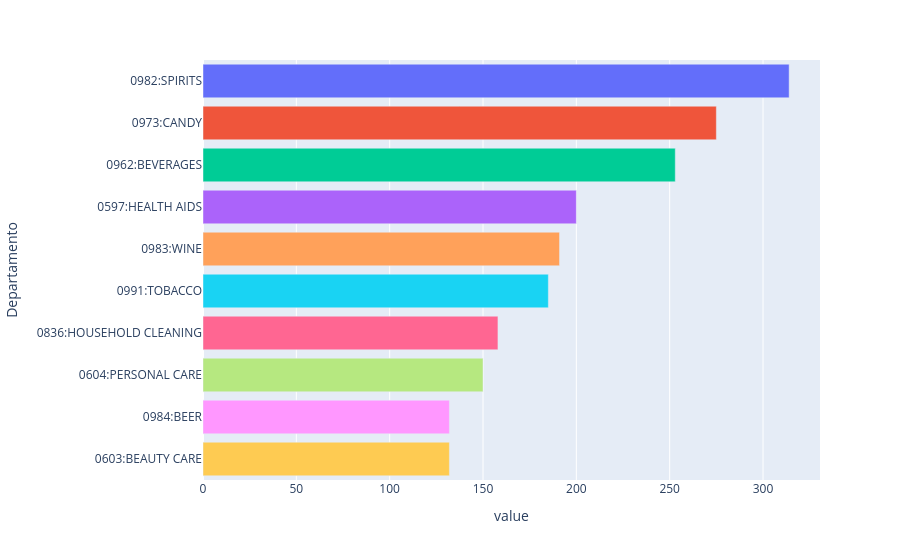

Notebook code for this chart:
### Markdown cell above
### Mostrar somente o top 10

### Code cell
contagem_por_departamento_top10 = df_eda.value_counts('Departamento').head(10).sort_values(ascending=False) # type: ignore

fig_volume_transacoes_top10 = px.bar(contagem_por_departamento_top10, color=contagem_por_departamento_top10.index, orientation='h')
fig_volume_transacoes_top10.update_layout(showlegend=False)
fig_volume_transacoes_top10.update_yaxes(autorange='reversed')
fig_volume_transacoes_top10.show()

### Figure 1 — Plotly figure (JSON) as saved in the notebook; plotly's stock layout.template omitted (floating-point values rounded to 4 significant figures)
{"data": [{"hovertemplate": "color=0982:SPIRITS<br>value=%{x}<br>Departamento=%{y}<extra></extra>", "legendgroup": "0982:SPIRITS", "marker": {"color": "#636efa", "pattern": {"shape": ""}}, "name": "0982:SPIRITS", "orientation": "h", "showlegend": true, "textposition": "auto", "type": "bar", "x": [314], "xaxis": "x", "y": ["0982:SPIRITS"], "yaxis": "y"}, {"hovertemplate": "color=0973:CANDY<br>value=%{x}<br>Departamento=%{y}<extra></extra>", "legendgroup": "0973:CANDY", "marker": {"color": "#EF553B", "pattern": {"shape": ""}}, "name": "0973:CANDY", "orientation": "h", "showlegend": true, "textposition": "auto", "type": "bar", "x": [275], "xaxis": "x", "y": ["0973:CANDY"], "yaxis": "y"}, {"hovertemplate": "color=0962:BEVERAGES<br>value=%{x}<br>Departamento=%{y}<extra></extra>", "legendgroup": "0962:BEVERAGES", "marker": {"color": "#00cc96", "pattern": {"shape": ""}}, "name": "0962:BEVERAGES", "orientation": "h", "showlegend": true, "textposition": "auto", "type": "bar", "x": [253], "xaxis": "x", "y": ["0962:BEVERAGES"], "yaxis": "y"}, {"hovertemplate": "color=0597:HEALTH AIDS<br>value=%{x}<br>Departamento=%{y}<extra></extra>", "legendgroup": "0597:HEALTH AIDS", "marker": {"color": "#ab63fa", "pattern": {"shape": ""}}, "name": "0597:HEALTH AIDS", "orientation": "h", "showlegend": true, "textposition": "auto", "type": "bar", "x": [200], "xaxis": "x", "y": ["0597:HEALTH AIDS"], "yaxis": "y"}, {"hovertemplate": "color=0983:WINE<br>value=%{x}<br>Departamento=%{y}<extra></extra>", "legendgroup": "0983:WINE", "marker": {"color": "#FFA15A", "pattern": {"shape": ""}}, "name": "0983:WINE", "orientation": "h", "showlegend": true, "textposition": "auto", "type": "bar", "x": [191], "xaxis": "x", "y": ["0983:WINE"], "yaxis": "y"}, {"hovertemplate": "color=0991:TOBACCO<br>value=%{x}<br>Departamento=%{y}<extra></extra>", "legendgroup": "0991:TOBACCO", "marker": {"color": "#19d3f3", "pattern": {"shape": ""}}, "name": "0991:TOBACCO", "orientation": "h", "showlegend": true, "textposition": "auto", "type": "bar", "x": [185], "xaxis": "x", "y": ["0991:TOBACCO"], "yaxis": "y"}, {"hovertemplate": "color=0836:HOUSEHOLD CLEANING<br>value=%{x}<br>Departamento=%{y}<extra></extra>", "legendgroup": "0836:HOUSEHOLD CLEANING", "marker": {"color": "#FF6692", "pattern": {"shape": ""}}, "name": "0836:HOUSEHOLD CLEANING", "orientation": "h", "showlegend": true, "textposition": "auto", "type": "bar", "x": [158], "xaxis": "x", "y": ["0836:HOUSEHOLD CLEANING"], "yaxis": "y"}, {"hovertemplate": "color=0604:PERSONAL CARE<br>value=%{x}<br>Departamento=%{y}<extra></extra>", "legendgroup": "0604:PERSONAL CARE", "marker": {"color": "#B6E880", "pattern": {"shape": ""}}, "name": "0604:PERSONAL CARE", "orientation": "h", "showlegend": true, "textposition": "auto", "type": "bar", "x": [150], "xaxis": "x", "y": ["0604:PERSONAL CARE"], "yaxis": "y"}, {"hovertemplate": "color=0984:BEER<br>value=%{x}<br>Departamento=%{y}<extra></extra>", "legendgroup": "0984:BEER", "marker": {"color": "#FF97FF", "pattern": {"shape": ""}}, "name": "0984:BEER", "orientation": "h", "showlegend": true, "textposition": "auto", "type": "bar", "x": [132], "xaxis": "x", "y": ["0984:BEER"], "yaxis": "y"}, {"hovertemplate": "color=0603:BEAUTY CARE<br>value=%{x}<br>Departamento=%{y}<extra></extra>", "legendgroup": "0603:BEAUTY CARE", "marker": {"color": "#FECB52", "pattern": {"shape": ""}}, "name": "0603:BEAUTY CARE", "orientation": "h", "showlegend": true, "textposition": "auto", "type": "bar", "x": [132], "xaxis": "x", "y": ["0603:BEAUTY CARE"], "yaxis": "y"}], "layout": {"barmode": "relative", "legend": {"title": {"text": "color"}, "tracegroupgap": 0}, "margin": {"t": 60}, "showlegend": false, "xaxis": {"anchor": "y", "domain": [0, 1], "title": {"text": "value"}}, "yaxis": {"anchor": "x", "autorange": "reversed", "domain": [0, 1], "title": {"text": "Departamento"}}}}
